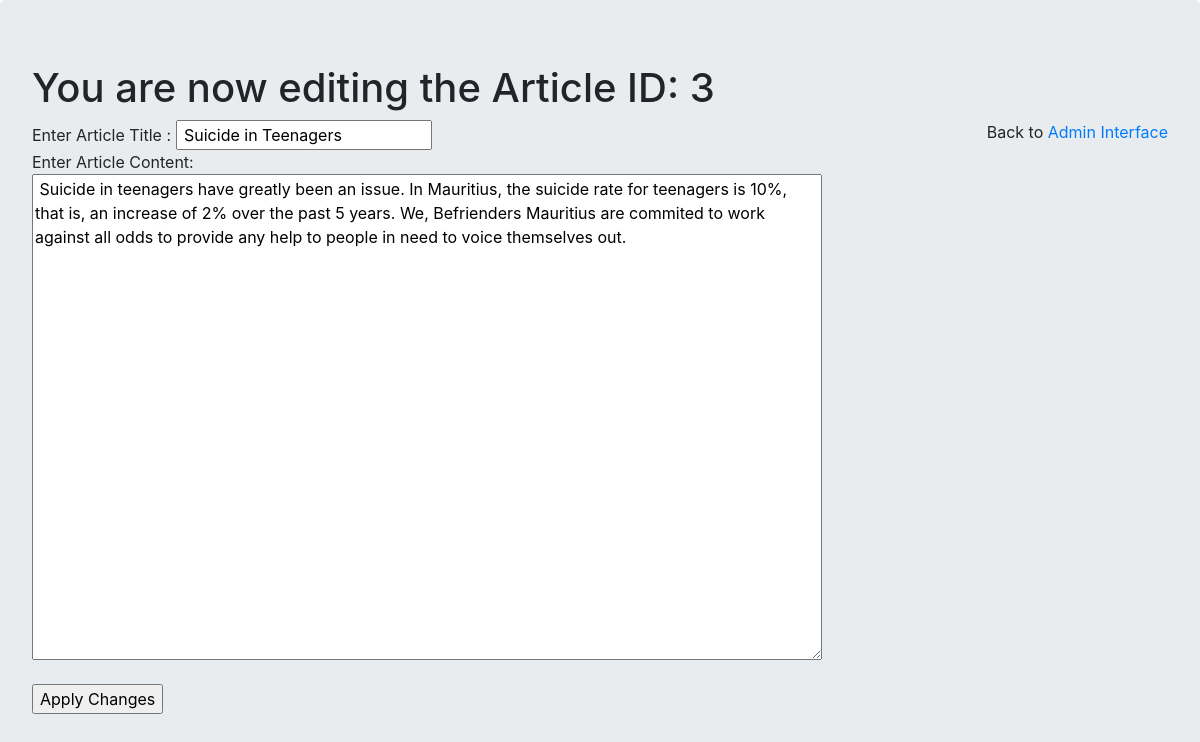
Page /FormToModifyArti.php?id=3 (signed in) on the committed database.
### tables this page shows
CREATE TABLE `article` (
  `ArticleID` int(11) NOT NULL,
  `ATitle` varchar(300) NOT NULL,
  `Author` varchar(100) NOT NULL,
  `TimeWritten` timestamp NOT NULL DEFAULT current_timestamp() ON UPDATE current_timestamp(),
  `ArticleData` longtext NOT NULL,
  `CoverImage` varchar(200) NOT NULL
);

### FormToModifyArti.php (the view, shortened to what this page needs)
<?php
require('connection.php');
if(isset($_GET['id'])){
    $id=$_GET['id'];
    ?>
    <html>
    <head>
        <link rel="stylesheet" href="https://maxcdn.bootstrapcdn.com/bootstrap/4.0.0/css/bootstrap.min.css">
    </head>
    <body>
    <div class="jumbotron">
    <?php
    echo "<h1> You are now editing the Article ID: ".$id."</h1>";
    echo "<span style='float:right'> Back to  <a href='admin.php'> Admin Interface</a></span> "
    ?>
    <form name="EditArticle" method="POST" action="#">
        <?php
            $sqlCodeE="select * from article where ArticleID='".$id."' ; ";
            $resultSet=mysqli_query($conn,$sqlCodeE);
            if(mysqli_num_rows($resultSet)>0){
                while($row=mysqli_fetch_assoc($resultSet)){
                    $Header = $row['ATitle'];
                    $Data = $row['ArticleData'];
                }
            }
        ?>
        Enter Article Title : <input type="text" id="ArtTitle" name="ArticleTitle" value=" <?php echo $Header ?> "/> <br/>
        Enter Article Content: <br/> <textarea name="contents" id="ArtData"  rows="20" cols="75" > <?php echo $Data ?> </textarea> <br/>
        <br/>
        <input type="submit" name="SubmitChangeArticle" value="Apply Changes"/>
    </form>
    <?php
}
else{
    $_SESSION['adminWarning'] = "You are not authorized to do this change";
    header("Location: newadmin.php");
}
?>
</div>
</body>
</html>

### rows in the picture
article: ArticleTitle "Suicide in Teenagers", contents "Suicide in teenagers have greatly been an issue. In Mauritius, the suicide rate for teenagers is 10%, that is, an increase of 2% over the past 5 years. We, Befrienders Mauritius are commited to work against all odds to provide any help to people in need to voice themselves out."

### other values in the picture
$id "3"
